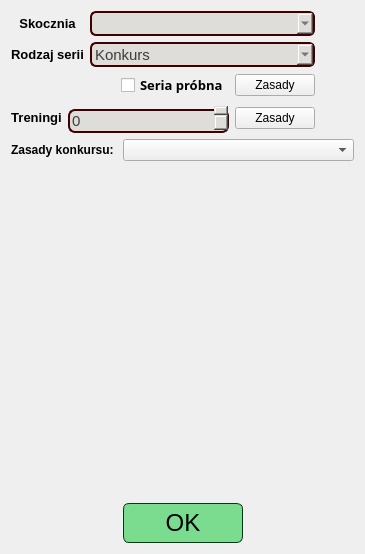
<?xml version="1.0" encoding="UTF-8"?>
<ui version="4.0">
 <class>CompetitionInfoEditorWidget</class>
 <widget class="QWidget" name="CompetitionInfoEditorWidget">
  <property name="geometry">
   <rect>
    <x>0</x>
    <y>0</y>
    <width>365</width>
    <height>554</height>
   </rect>
  </property>
  <property name="windowTitle">
   <string>Form</string>
  </property>
  <layout class="QVBoxLayout" name="verticalLayout_3" stretch="0,1,0">
   <item>
    <layout class="QHBoxLayout" name="horizontalLayout">
     <item>
      <layout class="QVBoxLayout" name="verticalLayout_2">
       <property name="spacing">
        <number>6</number>
       </property>
       <item>
        <layout class="QHBoxLayout" name="horizontalLayout_hill">
         <item>
          <widget class="QLabel" name="label_8">
           <property name="sizePolicy">
            <sizepolicy hsizetype="Preferred" vsizetype="Maximum">
             <horstretch>0</horstretch>
             <verstretch>0</verstretch>
            </sizepolicy>
           </property>
           <property name="font">
            <font>
             <family>Ubuntu</family>
             <pointsize>10</pointsize>
             <bold>true</bold>
            </font>
           </property>
           <property name="styleSheet">
            <string notr="true">QLabel{
background: transparent;
color: rgb(0, 0, 0);
}</string>
           </property>
           <property name="text">
            <string>Skocznia</string>
           </property>
           <property name="scaledContents">
            <bool>false</bool>
           </property>
           <property name="alignment">
            <set>Qt::AlignCenter</set>
           </property>
           <property name="margin">
            <number>3</number>
           </property>
           <property name="indent">
            <number>-1</number>
           </property>
          </widget>
         </item>
         <item>
          <widget class="QComboBox" name="comboBox_hill">
           <property name="minimumSize">
            <size>
             <width>225</width>
             <height>25</height>
            </size>
           </property>
           <property name="maximumSize">
            <size>
             <width>225</width>
             <height>25</height>
            </size>
           </property>
           <property name="font">
            <font>
             <pointsize>11</pointsize>
            </font>
           </property>
           <property name="focusPolicy">
            <enum>Qt::ClickFocus</enum>
           </property>
           <property name="styleSheet">
            <string notr="true">QWidget{
	background-color: rgb(222, 221, 218);
	color: rgb(60, 60, 60);
	border: 2px solid rgb(65, 0, 0);
	border-radius: 6px;
}

QDoubleSpinBox::up-button{
border: 1px solid rgb(33, 42, 0);
border-radius: 3px;
		background-color: rgb(129, 175, 117);
	color: rgb(0, 59, 23);
}
QDoubleSpinBox::down-button{
border: 1px solid rgb(33, 42, 0);
border-radius: 3px;
	background-color: rgb(129, 175, 117);
	color: rgb(0, 59, 23);
}</string>
           </property>
           <property name="sizeAdjustPolicy">
            <enum>QComboBox::AdjustToContentsOnFirstShow</enum>
           </property>
          </widget>
         </item>
        </layout>
       </item>
       <item>
        <layout class="QHBoxLayout" name="horizontalLayout_hill_2">
         <item>
          <widget class="QLabel" name="label_9">
           <property name="sizePolicy">
            <sizepolicy hsizetype="Preferred" vsizetype="Maximum">
             <horstretch>0</horstretch>
             <verstretch>0</verstretch>
            </sizepolicy>
           </property>
           <property name="font">
            <font>
             <family>Ubuntu</family>
             <pointsize>10</pointsize>
             <bold>true</bold>
            </font>
           </property>
           <property name="styleSheet">
            <string notr="true">QLabel{
background: transparent;
color: rgb(0, 0, 0);
}</string>
           </property>
           <property name="text">
            <string>Rodzaj serii</string>
           </property>
           <property name="scaledContents">
            <bool>false</bool>
           </property>
           <property name="alignment">
            <set>Qt::AlignCenter</set>
           </property>
           <property name="margin">
            <number>3</number>
           </property>
           <property name="indent">
            <number>-1</number>
           </property>
          </widget>
         </item>
         <item>
          <widget class="QComboBox" name="comboBox_seriesType">
           <property name="minimumSize">
            <size>
             <width>225</width>
             <height>25</height>
            </size>
           </property>
           <property name="maximumSize">
            <size>
             <width>225</width>
             <height>25</height>
            </size>
           </property>
           <property name="font">
            <font>
             <pointsize>11</pointsize>
            </font>
           </property>
           <property name="focusPolicy">
            <enum>Qt::ClickFocus</enum>
           </property>
           <property name="styleSheet">
            <string notr="true">QWidget{
	background-color: rgb(222, 221, 218);
	color: rgb(60, 60, 60);
	border: 2px solid rgb(65, 0, 0);
	border-radius: 6px;
}

QDoubleSpinBox::up-button{
border: 1px solid rgb(33, 42, 0);
border-radius: 3px;
		background-color: rgb(129, 175, 117);
	color: rgb(0, 59, 23);
}
QDoubleSpinBox::down-button{
border: 1px solid rgb(33, 42, 0);
border-radius: 3px;
	background-color: rgb(129, 175, 117);
	color: rgb(0, 59, 23);
}</string>
           </property>
           <property name="sizeAdjustPolicy">
            <enum>QComboBox::AdjustToContentsOnFirstShow</enum>
           </property>
           <item>
            <property name="text">
             <string>Konkurs</string>
            </property>
           </item>
           <item>
            <property name="text">
             <string>Kwalifikacje</string>
            </property>
           </item>
          </widget>
         </item>
        </layout>
       </item>
       <item>
        <layout class="QHBoxLayout" name="horizontalLayout_2">
         <item>
          <spacer name="horizontalSpacer_4">
           <property name="orientation">
            <enum>Qt::Horizontal</enum>
           </property>
           <property name="sizeHint" stdset="0">
            <size>
             <width>40</width>
             <height>20</height>
            </size>
           </property>
          </spacer>
         </item>
         <item>
          <widget class="QCheckBox" name="checkBox_trialRound">
           <property name="font">
            <font>
             <family>Quicksand Medium</family>
             <pointsize>10</pointsize>
             <bold>true</bold>
            </font>
           </property>
           <property name="text">
            <string>Seria próbna</string>
           </property>
           <property name="checked">
            <bool>false</bool>
           </property>
          </widget>
         </item>
         <item>
          <widget class="QPushButton" name="pushButton_trialRoundRules">
           <property name="sizePolicy">
            <sizepolicy hsizetype="Maximum" vsizetype="Fixed">
             <horstretch>0</horstretch>
             <verstretch>0</verstretch>
            </sizepolicy>
           </property>
           <property name="text">
            <string>Zasady</string>
           </property>
          </widget>
         </item>
        </layout>
       </item>
       <item>
        <layout class="QHBoxLayout" name="horizontalLayout_3">
         <item>
          <widget class="QLabel" name="label_10">
           <property name="sizePolicy">
            <sizepolicy hsizetype="Maximum" vsizetype="Maximum">
             <horstretch>0</horstretch>
             <verstretch>0</verstretch>
            </sizepolicy>
           </property>
           <property name="font">
            <font>
             <family>Ubuntu</family>
             <pointsize>10</pointsize>
             <bold>true</bold>
            </font>
           </property>
           <property name="styleSheet">
            <string notr="true">QLabel{
background: transparent;
color: rgb(0, 0, 0);
}</string>
           </property>
           <property name="text">
            <string>Treningi</string>
           </property>
           <property name="scaledContents">
            <bool>false</bool>
           </property>
           <property name="alignment">
            <set>Qt::AlignCenter</set>
           </property>
           <property name="margin">
            <number>3</number>
           </property>
           <property name="indent">
            <number>-1</number>
           </property>
          </widget>
         </item>
         <item>
          <widget class="QSpinBox" name="spinBox_trainingsCount">
           <property name="font">
            <font>
             <pointsize>11</pointsize>
            </font>
           </property>
           <property name="styleSheet">
            <string notr="true">QWidget{
	background-color: rgb(222, 221, 218);
	color: rgb(60, 60, 60);
	border: 2px solid rgb(65, 0, 0);
	border-radius: 7px;
margin-top: 6px;
}</string>
           </property>
           <property name="maximum">
            <number>1000000000</number>
           </property>
          </widget>
         </item>
         <item>
          <widget class="QPushButton" name="pushButton_trainingsRules">
           <property name="sizePolicy">
            <sizepolicy hsizetype="Maximum" vsizetype="Fixed">
             <horstretch>0</horstretch>
             <verstretch>0</verstretch>
            </sizepolicy>
           </property>
           <property name="text">
            <string>Zasady</string>
           </property>
          </widget>
         </item>
        </layout>
       </item>
      </layout>
     </item>
     <item>
      <spacer name="horizontalSpacer">
       <property name="orientation">
        <enum>Qt::Horizontal</enum>
       </property>
       <property name="sizeHint" stdset="0">
        <size>
         <width>40</width>
         <height>20</height>
        </size>
       </property>
      </spacer>
     </item>
    </layout>
   </item>
   <item>
    <layout class="QVBoxLayout" name="verticalLayout">
     <item>
      <layout class="QVBoxLayout" name="verticalLayout_competitionRules">
       <item>
        <layout class="QFormLayout" name="formLayout">
         <item row="0" column="0">
          <widget class="QLabel" name="label">
           <property name="font">
            <font>
             <family>Ubuntu</family>
             <bold>true</bold>
            </font>
           </property>
           <property name="text">
            <string>Zasady konkursu: </string>
           </property>
          </widget>
         </item>
         <item row="0" column="1">
          <widget class="QComboBox" name="comboBox_rules"/>
         </item>
        </layout>
       </item>
      </layout>
     </item>
     <item>
      <layout class="QVBoxLayout" name="verticalLayout_classifications"/>
     </item>
    </layout>
   </item>
   <item>
    <layout class="QHBoxLayout" name="horizontalLayout_OKButton">
     <item>
      <spacer name="horizontalSpacer_2">
       <property name="orientation">
        <enum>Qt::Horizontal</enum>
       </property>
       <property name="sizeHint" stdset="0">
        <size>
         <width>40</width>
         <height>20</height>
        </size>
       </property>
      </spacer>
     </item>
     <item>
      <widget class="QPushButton" name="pushButton_submit">
       <property name="minimumSize">
        <size>
         <width>120</width>
         <height>40</height>
        </size>
       </property>
       <property name="maximumSize">
        <size>
         <width>120</width>
         <height>40</height>
        </size>
       </property>
       <property name="font">
        <font>
         <pointsize>18</pointsize>
        </font>
       </property>
       <property name="styleSheet">
        <string notr="true">QPushButton{
border: 1px solid rgb(0, 59, 23);
border-radius: 6px;
color: rgb(0, 0, 0);
background-color: rgb(123, 220, 144);
}
QPushButton:hover{
background-color: rgb(153, 253, 174);
}</string>
       </property>
       <property name="text">
        <string>OK</string>
       </property>
      </widget>
     </item>
     <item>
      <spacer name="horizontalSpacer_3">
       <property name="orientation">
        <enum>Qt::Horizontal</enum>
       </property>
       <property name="sizeHint" stdset="0">
        <size>
         <width>40</width>
         <height>20</height>
        </size>
       </property>
      </spacer>
     </item>
    </layout>
   </item>
  </layout>
 </widget>
 <resources/>
 <connections/>
</ui>
